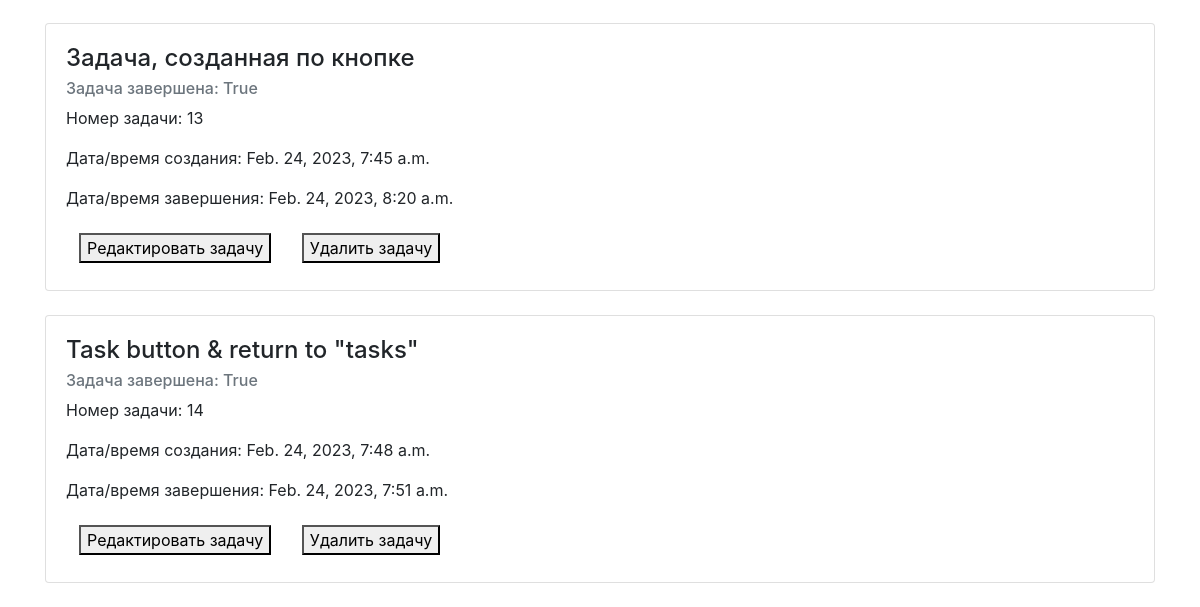
/tasks/ (lower part), run on an earlier commit of the app's database.
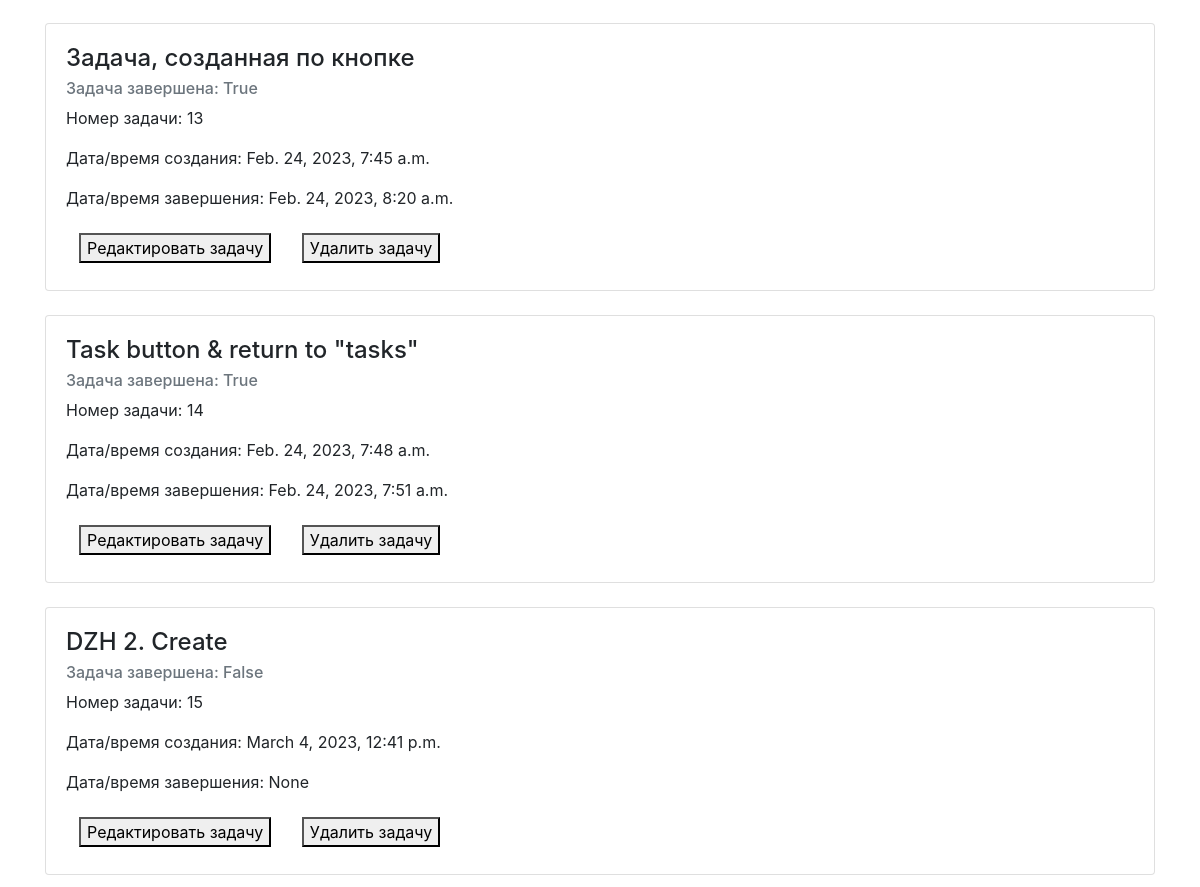
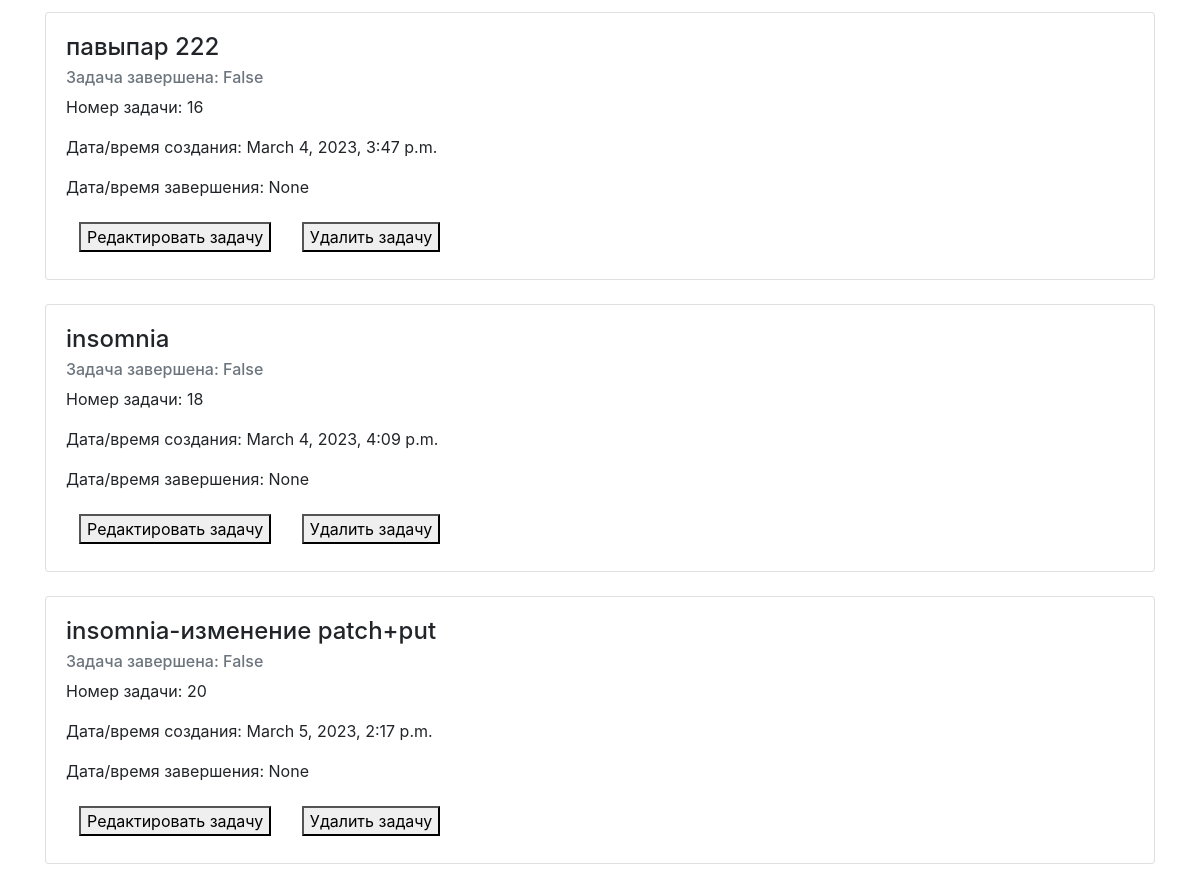
And on a later commit of the database (2 pictures, top to bottom).
### todolist_app_startapp/models.py (models this page shows, shortened)
class table_Task(models.Model):
    task = models.CharField(max_length=1024, help_text="Формулировка задачи")
    task_is_Done = models.BooleanField(default=False, help_text="Задача выполнена")
    task_create = models.DateTimeField(
        auto_now_add=True, help_text="Дата/время создания задачи"
    )
    task_completed = models.DateTimeField(
        blank=True, null=True, help_text="Дата/время завершения задачи"
    )

### todolist_app_startapp/views.py (the view)
# urls.py: path("tasks/", TaskListView.as_view()),
class TaskListView(ListView):
    context_object_name = "tasks_"
    queryset = table_Task.objects.all()
    template_name = "task_list.html"

### todolist_app_startapp/templates/task_list.html (shortened to what this page needs)
{% extends 'base.html' %}
{% block content %}
    {% for tsk in tasks_ %}
        <div class="card mb-4">
            <div class="card-body">
                <h4 class="card-title"> {{ tsk.task }}</h4>
                <h6 class="card-subtitle mb-2 text-muted"> Задача завершена: {{ tsk.task_is_Done }}</h6>
                <p class="card-text">Номер задачи: {{ tsk.id }} </p>
                <p class="card-text">Дата/время создания: {{ tsk.task_create }} </p>
                <p class="card-text">Дата/время завершения: {{ tsk.task_completed }} </p>
                <a href='{% url 'task_edit' tsk.id %}' class="btn"> <button> Редактировать задачу </button></a>
                <a href='{% url 'task_delete' tsk.id %}' class="btn"> <button> Удалить задачу </button></a>
            </div>
        </div>
    {% endfor %}
{% endblock content %}

### todolist_app_startapp/templates/base.html (shortened to what this page needs)
<!doctype html>
<html lang="en">
<head>
    <link rel="stylesheet" href="https://stackpath.bootstrapcdn.com/bootstrap/4.3.1/css/bootstrap.min.css"
>
</head>
<body class="container mt-4">
{% block content %}
{% endblock content %}
</body>
</html>

What changed in the data, as far as the page shows it:
added table_Task: task "DZH 2. Create", task_is_Done "False", id "15", task_create "March 4, 2023, 12:41 p.m.", task_completed "None"
added table_Task: task "павыпар 222", task_is_Done "False", id "16", task_create "March 4, 2023, 3:47 p.m.", task_completed "None"
added table_Task: task "insomnia", task_is_Done "False", id "18", task_create "March 4, 2023, 4:09 p.m.", task_completed "None"
added table_Task: task "insomnia-изменение patch+put", task_is_Done "False", id "20", task_create "March 5, 2023, 2:17 p.m.", task_completed "None"
